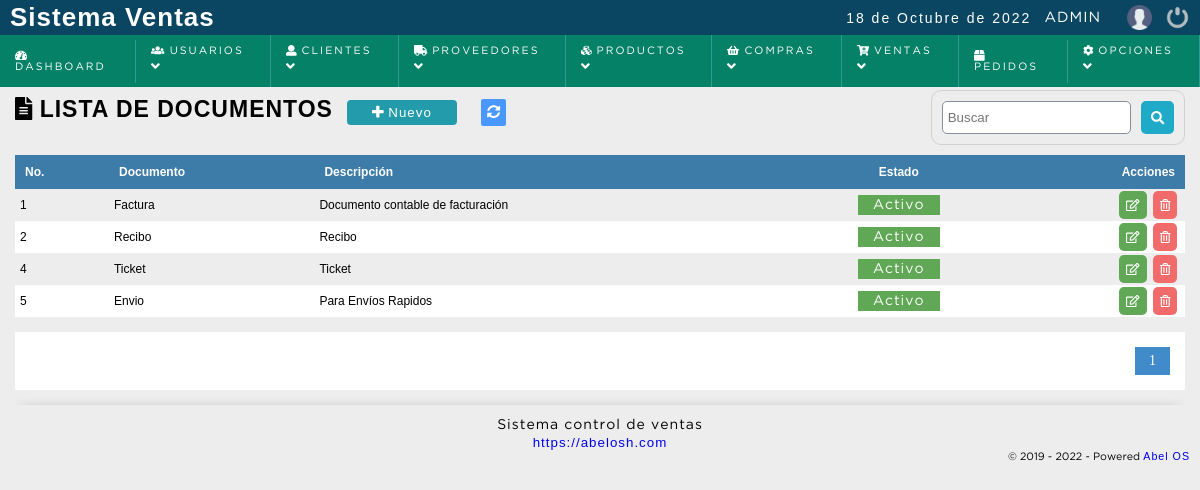
The page /sistema/documentos/documentos.php (signed in) on the database its author committed.
### tables this page shows
CREATE TABLE IF NOT EXISTS `tipo_documento` (
  `id_tipodocumento` int(11) NOT NULL AUTO_INCREMENT,
  `documento` varchar(255) NOT NULL,
  `descripcion` text NOT NULL,
  `dateadd` datetime NOT NULL DEFAULT CURRENT_TIMESTAMP,
  `usuario_id` bigint(20) NOT NULL,
  `estatus` int(11) NOT NULL DEFAULT '1',
  PRIMARY KEY (`id_tipodocumento`)
);

### sistema/includes/config.php (called while the page is built)
<?php
	$base_url = "http://localhost/sistema_facturacion";
?>

### sistema/includes/functions.php (called while the page is built, shortened)
<?php
	function fechaC(){
		$mes = array("","Enero",
					  "Febrero",
					  "Marzo",
					  "Abril",
					  "Mayo",
					  "Junio",
					  "Julio",
					  "Agosto",
					  "Septiembre",
					  "Octubre",
					  "Noviembre",
					  "Diciembre");
		return date('d')." de ". $mes[date('n')] . " de " . date('Y');
	}
	function decrypt($string, $key) {
	   $result = '';
	   $string = base64_decode($string);
	   for($i=0; $i<strlen($string); $i++) {
	      $char = substr($string, $i, 1);
	      $keychar = substr($key, ($i % strlen($key))-1, 1);
	      $char = chr(ord($char)-ord($keychar));
	      $result.=$char;
	   }
	   return $result;
	}
 ?>

### sistema/documentos/documentos.php (the view, shortened to what this page needs)
<?php
	include "../../conexion.php";
	$sql_registe = mysqli_query($conection,"SELECT COUNT(*) as total_registro FROM tipo_documento WHERE estatus != 10 ");
	$result_register = mysqli_fetch_array($sql_registe);
	$total_registro = $result_register['total_registro'];
	$por_pagina = 150;
	if(empty($_GET['pagina']))
	{
		$pagina = 1;
	}else{
		$pagina = $_GET['pagina'];
	}
	$desde = ($pagina-1) * $por_pagina;
	$total_paginas = ceil($total_registro / $por_pagina);
	$query = mysqli_query($conection,"SELECT * FROM tipo_documento WHERE estatus != 10 ORDER BY id_tipodocumento ASC LIMIT $desde,$por_pagina
		");
 ?>
<!DOCTYPE html>
<html lang="en">
<head>
	<?php include "../includes/scripts.php"; ?>
</head>
<body>
	<?php include "../includes/header.php"; ?>
	<section id="container">
		<h1> <i class="fas fa-file-alt"></i> Lista de documentos</h1>
		<a href="#" class="btn_new btnNewDocumento"><i class="fas fa-plus"></i> Nuevo </a>
		<a href="index.php" class="btnRefresh"><i class="fas fa-sync-alt" title="Actualizar"></i></a>
		<form action="buscar_documento.php" method="get" class="form_search">
			<input type="text" name="busqueda" id="busqueda" placeholder="Buscar">
			<button type="submit" class="btn_search"><i class="fas fa-search"></i></button>
		</form>
	<div class="containerTable">
		<table>
			<tr>
				<th>No.</th>
				<th>Documento</th>
				<th>Descripción</th>
				<th class="textcenter">Estado</th>
				<th class="textright">Acciones</th>
			</tr>
		<?php
			if($result > 0){
				while ($data = mysqli_fetch_array($query)) {
					if($data["estatus"] == 1){
						$estatus = '<span title="Desactivar Marca" class="pagada activeUser" estado="'.$data["estatus"].'" onclick="modalActiveDocumento('.$data["id_tipodocumento"].');">Activo</span>';
					}else{
						$estatus = '<span title="Activar Marca" class="anulada activeUser" estado="'.$data["estatus"].'" onclick="modalActiveDocumento('.$data["id_tipodocumento"].');">Inactivo</span>';
					}
			?>
				<tr id="item_<?php echo $data["id_tipodocumento"]; ?>" >
					<td><?php echo $data["id_tipodocumento"]; ?></td>
					<td class="rowDocumento"><?php echo $data["documento"]; ?></td>
					<td class="rowDescripcion"><?php echo $data["descripcion"]; ?></td>
					<td class="rowEstado textcenter"><?php echo $estatus; ?></td>
					<td class="textright">
						<div class="div_acciones">
							<div>
								<a class="btn_edit btnEditDocumento" href="#"><i class="far fa-edit"></i> </a>
							</div>
							<div>
								<a class="btn_del btnDelDocumento" href="#" title="Eliminar"><i class="far fa-trash-alt"></i></a>
							</div>
						</div>
					</td>
				</tr>
		<?php
				}
			}else{
				echo '<tr><td colspan="5" align="center"><p><strong>No hay datos para mostrar</strong></p></td></tr>';
			}
		 ?>
		</table>
	</div>
<?php
	if($total_registro != 0)
	{
 ?>
		<div class="paginador">
			<ul>
			<?php
				for ($i=1; $i <= $total_paginas; $i++) {
					if($i == $pagina)
					{
						echo '<li class="pageSelected">'.$i.'</li>';
					}else{
						echo '<li><a href="?pagina='.$i.'">'.$i.'</a></li>';
					}
				}
			 ?>
			</ul>
		</div>
<?php } ?>
	</section>
	<?php include "../includes/footer.php"; ?>
</body>
</html>

### sistema/includes/scripts.php (shortened to what this page needs)
<?php
	include_once __DIR__."/config.php";
	$stylecss = '<link rel="stylesheet" type="text/css" href="'.$base_url.'/sistema/css/style.css">';
	$responsivecss = '<link rel="stylesheet" type="text/css" href="'.$base_url.'/sistema/css/responsive.css">';
	$alertcss = '<link rel="stylesheet" type="text/css" href="'.$base_url.'/sistema/css/alert/alertify.css">';
	$semanticcss = '<link rel="stylesheet" type="text/css" href="'.$base_url.'/sistema/css/alert/themes/semantic.css">';
	$jqueryuicss = '<link rel="stylesheet" type="text/css" href="'.$base_url.'/sistema/css/jquery-ui.css">';
	echo $stylecss;
	echo $responsivecss;
	echo $alertcss;
	echo $semanticcss;
	echo $jqueryuicss;
?>
<?php
	include_once "functions.php";
?>

### sistema/includes/header.php (shortened to what this page needs)
<header>
	<div class="header">
		<h1>Sistema Ventas</h1>
		<div class="optionsBar">
			<p class="fechaLarga"><?php echo fechaC(); ?></p>
			<span class="user"><?php echo $_SESSION['user']; ?></span>
			<a href="<?php echo $base_url; ?>/sistema/" title="Mi Perfil"><img class="photouser" src="<?php echo $base_url; ?>/sistema/img/user.png" alt="Perfil"></a>
			<a href="<?php echo $base_url; ?>/sistema/salir.php"><img class="close" src="<?php echo $base_url; ?>/sistema/img/salir.png" alt="Salir del sistema" title="Salir"></a>
		</div>
	</div>
	<?php include "nav.php"; ?>
</header>

### sistema/includes/nav.php (shortened to what this page needs)
<nav class="nav_admin">
	<ul>
		<li><a href="<?php echo $base_url; ?>/sistema/dashboard.php"><i class="fas fa-tachometer-alt"></i> Dashboard</a></li>
	<?php
		if($_SESSION['rol'] == 1){
	 ?>
		<li class="principal">
			<a href="#"><i class="fas fa-users"></i> Usuarios <span class="arrow"><i class="fas fa-angle-down"></i></span></a>
		</li>
	<?php } ?>
		<li class="principal">
			<a href="#"><i class="fas fa-user"></i> Clientes <span class="arrow"><i class="fas fa-angle-down"></i></span></a>
		</li>
	<?php
		if($_SESSION['rol'] == 1 || $_SESSION['rol'] == 2){
	 ?>
		<li class="principal">
			<a href="#"><i class="fas fa-truck"></i> Proveedores <span class="arrow"><i class="fas fa-angle-down"></i></span></a>
		</li>
	<?php } ?>
		<li class="principal">
			<a href="#"><i class="fas fa-cubes"></i> Productos <span class="arrow"><i class="fas fa-angle-down"></i></span></a>
		</li>
	<?php if($_SESSION['rol'] == 1 || $_SESSION['rol'] == 2){ ?>
		<li class="principal">
			<a href="#"><i class="fas fa-shopping-basket"></i> Compras <span class="arrow"><i class="fas fa-angle-down"></i></span></a>
		</li>
	<?php
		}
	?>
		<li class="principal">
			<a href="#"><i class="fas fa-cart-plus"></i> Ventas <span class="arrow"><i class="fas fa-angle-down"></i></span></a>
		</li>
	<?php
		if($_SESSION['rol'] == 1 || $_SESSION['rol'] == 2){
	 ?>
		<li><a href="<?php echo $base_url; ?>/sistema/pedidos"><i class="fas fa-box"></i> Pedidos</a></li>
	<?php } ?>
	<?php if($_SESSION['rol'] == 1){ ?>
		<li class="principal">
			<a href="#"><i class="fas fa-cog"></i> Opciones <span class="arrow"><i class="fas fa-angle-down"></i></span></a>
		</li>
	<?php
		}
	?>
	</ul>
</nav>

### sistema/includes/footer.php
<footer class="footer">
	<div class="copy">
		<span>Sistema control de ventas</span><br>
		<a href="<?= WEB_EMPRESA ?>" target="_blanck"><?= WEB_EMPRESA ?></a>
	</div>
</footer>

### sistema/css/style.css (style rules this page uses)
* { margin: 0; padding: 0; box-sizing: border-box; }
body { background: #ededed; }
h1, h2, h3, h4, h5, h6 { font-family: 'arial'; font-weight: bold; letter-spacing: 1px; }
h1 { font-size: 26px; }
p { font-family: 'arial'; letter-spacing: 2px; font-size: 14px; line-height: 20px; }
a { text-decoration: none; font-family: arial; letter-spacing: 1px; }
span { font-family: 'GothamBook'; letter-spacing: 1px; font-size: 14px; line-height: 20px; }
header { position: fixed; width: 100%; z-index: 2; }
.header { color: #FFF; background: #0a4661; height: 35px; display: -webkit-flex; display: -moz-flex; display: -ms-flex; display: -o-flex; display: flex; justify-content: space-between; align-items: center; padding: 10px; }
.optionsBar { display: -webkit-flex; display: -moz-flex; display: -ms-flex; display: -o-flex; display: flex; justify-content: center; align-items: center; }
.optionsBar span { color: #FFF; font-size: 11pt; font-family: 'GothamBook'; text-transform: uppercase; margin-left: 13px; }
.photouser { margin-left: 13px; width: 25px; height: 25px; }
.close { width: 25px; height: 25px; }
.optionsBar a { display: -webkit-flex; display: -moz-flex; display: -ms-flex; display: -o-flex; display: flex; margin-left: 13px; }
.nav_admin { transition: 0.5s all; width: 100%; }
.nav_admin ul { background: #058167; list-style: none; display: -webkit-flex; display: -moz-flex; display: -ms-flex; display: -o-flex; display: flex; justify-content: left; align-items: center; }
.nav_admin ul > li a { position: relative; }
.nav_admin a { color: #FFF; display: block; font-size: 8pt; font-family: 'GothamBook'; padding: 10px 15px; text-transform: uppercase; letter-spacing: 2px; transition: background .5s; border-right: 1px solid #319B8F; }
#container { padding: 90px 15px 15px; }
form { background: #FFF; margin: auto; padding: 20px 43px; border: 1px solid #d1d1d1; }
input,select,textarea { display: block; width: 100%; font-size: 10pt; padding: 5px; border: 1px solid #85929e; border-radius: 5px; }
.btnRefresh { margin-left: 10px; color: #FFF; font-size: 10pt; background:#4898ff; padding: 6px; border-radius: 2px; }
#container h1 { font-size: 23px; text-transform: uppercase; display: inline-block; }
.btn_new { display: inline-block; background: #239baa; color: #FFF; padding: 5px 25px; border-radius: 4px; border: 0; margin: 10px; cursor: pointer; font-size: 10pt; }
table { border-collapse: collapse; font-size: 9pt; font-family: 'arial'; width: 100%; }
table th { text-align: left; padding: 10px; background: #3d7ba8; color: #FFF; }
table tr:nth-child(odd) { background: #FFF; }
table td { padding: 2px 5px; }
.activeUser { cursor: pointer; }
.paginador ul { padding: 15px; list-style: none; background: #FFF; margin-top: 15px; display: -webkit-flex; display: -moz-flex; display: -ms-flex; display: -o-flex; display: flex; justify-content: flex-end; }
.paginador a, .pageSelected { color: #428bca; border: 1px solid #ddd; padding: 5px; display: inline-block; font-size: 14px; text-align: center; width: 35px; }
.pageSelected { color: #FFF; background: #428bca; border: 1px solid #428bca; }
.form_search { display: -webkit-flex; display: -moz-flex; display: -ms-flex; display: -o-flex; display: flex; float: right; background: initial; padding: 10px; border-radius: 10px; margin-bottom: 10px; }
.form_search .btn_search { background: #1faac8; color: #FFF; padding: 10px; border: 0; cursor: pointer; margin-left: 10px; display: -webkit-flex; display: -moz-flex; display: -ms-flex; display: -o-flex; display: flex; border-radius: 5px; }
.textright { text-align: right; }
.textcenter { text-align: center; }
.pagada, .anulada, .reserva { color: #FFF; background: #60a756; text-align: center; padding: 4px 15px; width: 100%; }
.div_acciones { display: -webkit-flex; display: -moz-flex; display: -ms-flex; display: -o-flex; display: flex; justify-content: flex-end; }
.btn_view, .btn_edit, .btn_del, .btn_add, .btn_sendEmail, .btn_print { background-color: #1faac8; border: 0; border-radius: 5px; cursor: pointer; padding: 7px; margin: 0 3px; color: #FFF; }
.div_acciones .btn_view, .div_acciones .btn_edit, .div_acciones .btn_del, .btn_add { display: block; }
.btn_edit { background-color: #60a756; }
.btn_del { background-color: #f26b6b; }
.footer { color:#000; padding: 10px; font-family: 'GothamBook'; font-size: 10pt; text-align: center; box-shadow: 0px -15px 14px -22px #777; }

### rows shown on the page
tipo_documento: id_tipodocumento "1", documento "Factura", descripcion "Documento contable de facturación"
tipo_documento: id_tipodocumento "2", documento "Recibo", descripcion "Recibo"
tipo_documento: id_tipodocumento "4", documento "Ticket", descripcion "Ticket"
tipo_documento: id_tipodocumento "5", documento "Envio", descripcion "Para Envíos Rapidos"

### other values the page prints
fechaC() "18 de Octubre de 2022"
$_SESSION['user'] "ADMIN"
WEB_EMPRESA "https://abelosh.com"
